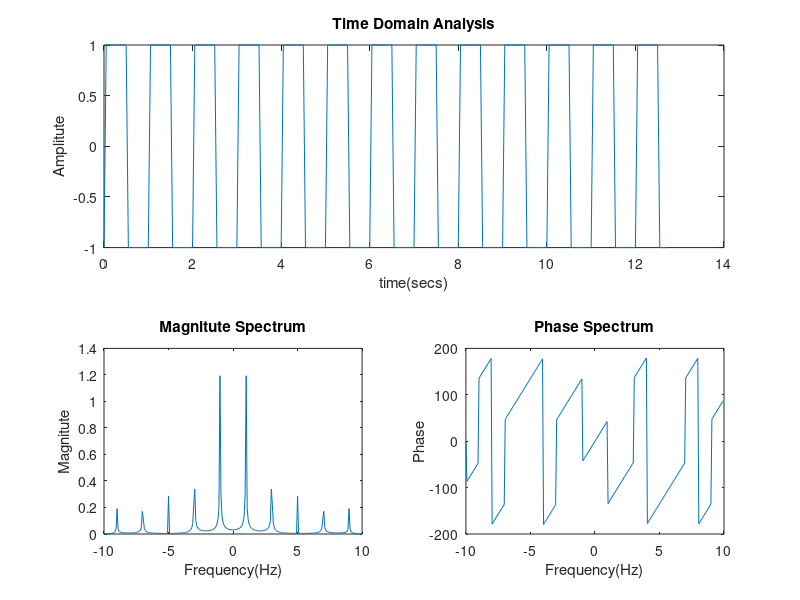

Write the MATLAB code that produced this figure.
%Square wave
Fs=20; %KHz
t=0:1/Fs:255/Fs; %ms
L=length(t);
i=1;
x=0;
while(i<=length(t))
    if mod(ceil(t(i)/0.5),2)==1
        x(i)=1;
    else
        x(i)=-1;
    end
    i=i+1;
end
subplot(2,1,1);
plot(t,x);
title('Time Domain Analysis');
xlabel('time(secs)');
ylabel('Amplitute');

X=fft(x);
% F=[0:Fs/L:Fs/2-Fs/L,-Fs/2:Fs/L:-Fs/L];
%plot(F,2*abs(X)/L);
F=-Fs/2:Fs/L:Fs/2-Fs/L;
Y=fftshift(X);    
subplot(2,2,3);
plot(F,2*abs(Y)/L);
title('Magnitute Spectrum');
xlabel('Frequency(Hz)');
ylabel('Magnitute');

subplot(2,2,4);
plot(F,180*angle(Y)/pi);
title('Phase Spectrum');
xlabel('Frequency(Hz)');
ylabel('Phase');